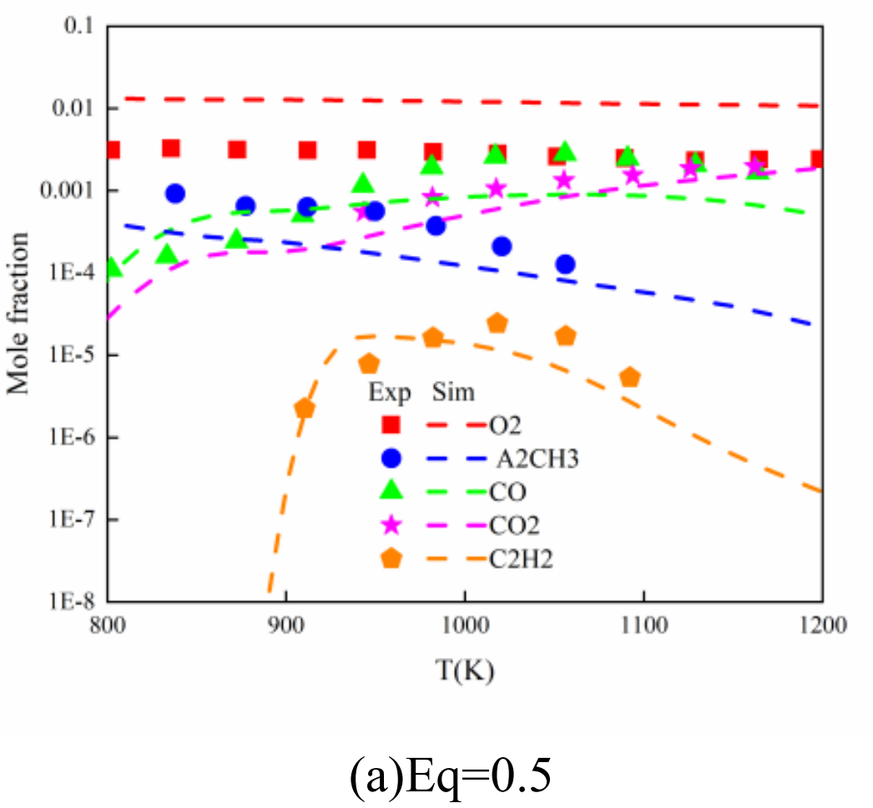
#> input picture test.png, 873 x 808 px, shrunk from 1046 x 969 before the run
$ python -i axis_detection.py   (imports and definitions only)
#> lines starting #> are read from the running program, lines starting #| are printed output that depends on the picture
#> further down, picture is the input picture: shape (808, 873, 3); mean B, G, R 244.5, 244.3, 246.3
from __future__ import annotations

import math
from collections.abc import Iterable
from dataclasses import dataclass

import cv2
import numpy as np


@dataclass(frozen=True)
class LineSegment:
    """One detected line segment in image coordinates."""

    x1: int
    y1: int
    x2: int
    y2: int
    score: float = 0.0

    @property
    def length(self) -> float:
        return math.hypot(self.x2 - self.x1, self.y2 - self.y1)

    @property
    def midpoint(self) -> tuple[float, float]:
        return ((self.x1 + self.x2) / 2.0, (self.y1 + self.y2) / 2.0)

    @property
    def x_min(self) -> int:
        return min(self.x1, self.x2)

    @property
    def x_max(self) -> int:
        return max(self.x1, self.x2)

    @property
    def y_min(self) -> int:
        return min(self.y1, self.y2)

    @property
    def y_max(self) -> int:
        return max(self.y1, self.y2)

    def as_points(self) -> tuple[tuple[int, int], tuple[int, int]]:
        return (self.x1, self.y1), (self.x2, self.y2)

    def x_calibration_points(self) -> tuple[tuple[float, float], tuple[float, float]]:
        """Return left-to-right calibration points for a horizontal axis."""

        y = (self.y1 + self.y2) / 2.0
        return (float(self.x_min), y), (float(self.x_max), y)

    def y_calibration_points(self) -> tuple[tuple[float, float], tuple[float, float]]:
        """Return bottom-to-top calibration points for a vertical axis."""

        x = (self.x1 + self.x2) / 2.0
        return (x, float(self.y_max)), (x, float(self.y_min))


@dataclass(frozen=True)
class AxisDetectionResult:
    """Detected x/y axis pair and confidence score."""

    x_axis: LineSegment | None
    y_axis: LineSegment | None
    confidence: float
    horizontal_candidates: tuple[LineSegment, ...] = ()
    vertical_candidates: tuple[LineSegment, ...] = ()

    @property
    def is_complete(self) -> bool:
        return self.x_axis is not None and self.y_axis is not None


def detect_axes(
    image: np.ndarray,
    *,
    canny_low: int = 50,
    canny_high: int = 150,
    hough_threshold: int = 60,
    max_angle_deviation_deg: float = 4.0,
) -> AxisDetectionResult:
    """Detect likely x/y axes from a plot image.

    The detector is deliberately conservative. It tries to find long horizontal
    and vertical line segments, then scores pairs that intersect near the lower
    left of the image. It is meant to suggest calibration points to the user,
    not to silently decide the truth on behalf of science. We have spreadsheets
    for that kind of quiet sabotage.
    """
#> called with canny_low = 50, canny_high = 150, hough_threshold = 60, max_angle_deviation_deg = 4

    if image.size == 0:
        return AxisDetectionResult(None, None, 0.0)

    gray = _to_gray(image)
#> in _to_gray, `return cv2.cvtColor(image, cv2.COLOR_BGR2GRAY)`:
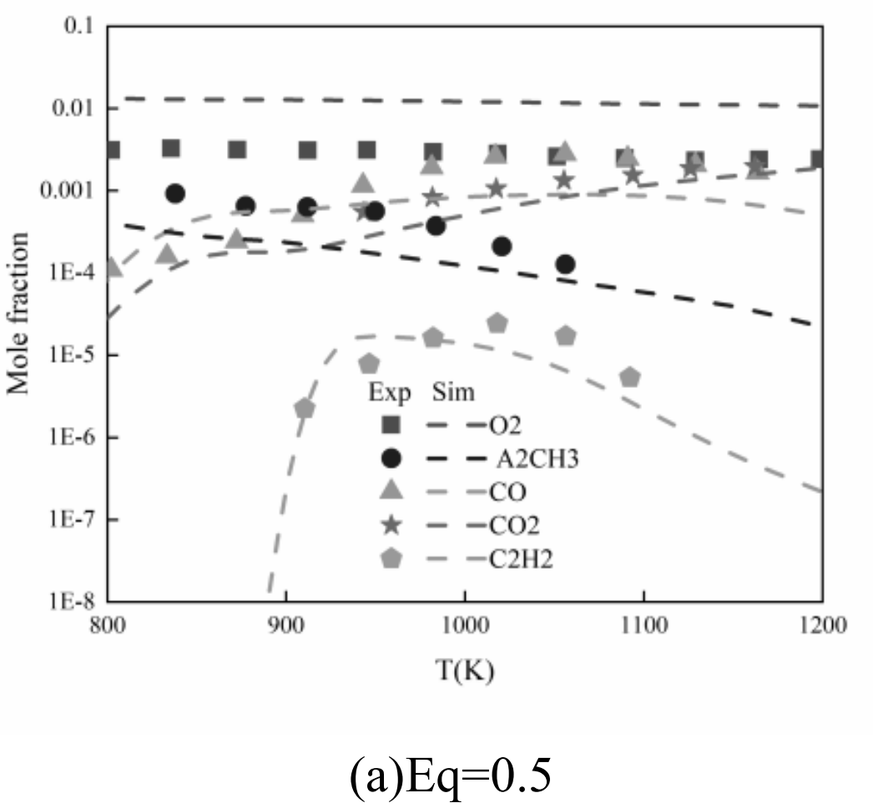
#> returned value: shape (808, 873); min 0, max 255, mean 244.9
    height, width = gray.shape[:2]
#> height = 808; width = 873
    min_len = max(30, int(min(width, height) * 0.18))
#> min_len = 145

    blurred = cv2.GaussianBlur(gray, (3, 3), 0)
    edges = cv2.Canny(blurred, canny_low, canny_high)
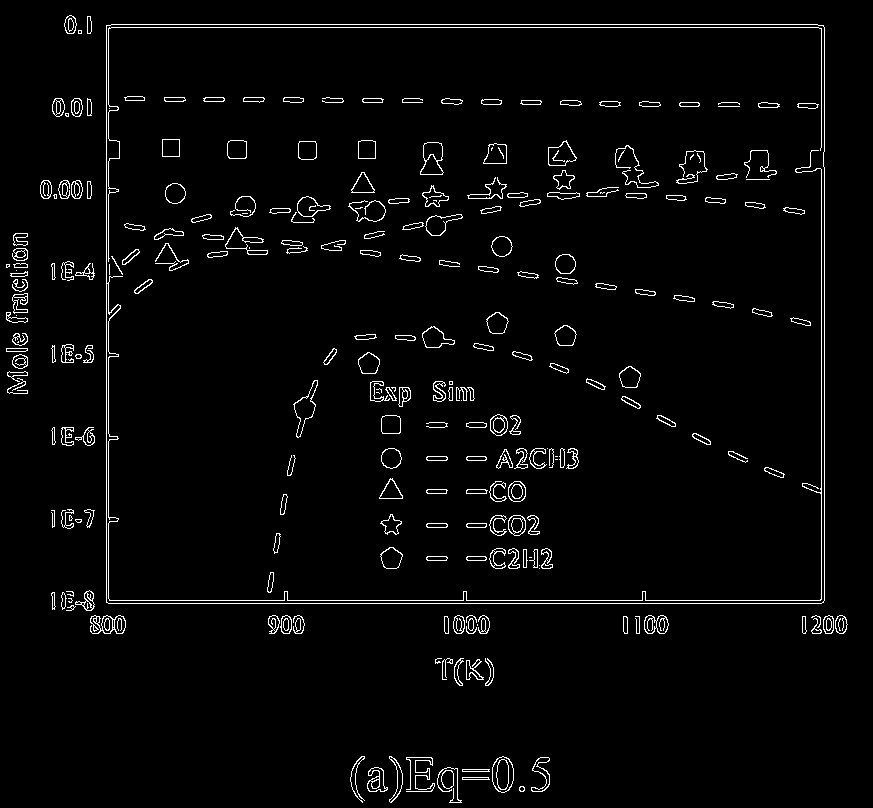
#> edges: shape (808, 873); 2.9% white in thin lines or dots

    lines = cv2.HoughLinesP(
        edges,
        rho=1,
        theta=np.pi / 180,
        threshold=hough_threshold,
        minLineLength=min_len,
        maxLineGap=max(8, int(min(width, height) * 0.02)),
    )
#> lines = [[65, 27, 824, 27], [52, 600, 824, 600], [111, 24, 817, 24], [52, 603, 821, 603], [106, 633, 106, 25], [108, 598, 108, 282], [824, 599, 824, 28], [821, 599, 821, 169], [27, 393, 27, 233], [351, 773, 508, 770]]

    if lines is None:
        return AxisDetectionResult(None, None, 0.0)

    horizontal: list[LineSegment] = []
    vertical: list[LineSegment] = []

    for raw in lines[:, 0, :]:
        x1, y1, x2, y2 = (int(v) for v in raw)
        segment = LineSegment(x1, y1, x2, y2)
        if segment.length < min_len:
            continue
        angle = abs(math.degrees(math.atan2(y2 - y1, x2 - x1)))
        angle = min(angle, 180.0 - angle)
        if angle <= max_angle_deviation_deg:
            horizontal.append(segment)
        elif abs(angle - 90.0) <= max_angle_deviation_deg:
            vertical.append(segment)
#> this loop made 10 passes
#> (x1, y1, x2, y2, angle) on passes 1 to 10: (65, 27, 824, 27, 0), (52, 600, 824, 600, 0), (111, 24, 817, 24, 0), (52, 603, 821, 603, 0), (106, 633, 106, 25, 90), (108, 598, 108, 282, 90), (824, 599, 824, 28, 90), (821, 599, 821, 169, 90), (27, 393, 27, 233, 90), (351, 773, 508, 770, 1.09)
#> after the loop, horizontal = 5 items; vertical = 5 items

    horizontal = _merge_horizontal_segments(horizontal, width, height)
    vertical = _merge_vertical_segments(vertical, width, height)

    if not horizontal or not vertical:
        return AxisDetectionResult(
            None,
            None,
            0.0,
            tuple(_rank_horizontal(horizontal, width, height)),
            tuple(_rank_vertical(vertical, width, height)),
        )

    best_pair: tuple[LineSegment, LineSegment] | None = None
    best_score = -math.inf

    for h_seg in _rank_horizontal(horizontal, width, height)[:12]:
        for v_seg in _rank_vertical(vertical, width, height)[:12]:
            score = _score_axis_pair(h_seg, v_seg, width, height)
            if score > best_score:
                best_score = score
                best_pair = (h_seg, v_seg)

    if best_pair is None:
        return AxisDetectionResult(None, None, 0.0)

    x_axis, y_axis = best_pair
    confidence = max(0.0, min(1.0, best_score / 6.0))
    return AxisDetectionResult(
        x_axis=x_axis,
        y_axis=y_axis,
        confidence=confidence,
        horizontal_candidates=tuple(_rank_horizontal(horizontal, width, height)[:8]),
        vertical_candidates=tuple(_rank_vertical(vertical, width, height)[:8]),
    )


def _to_gray(image: np.ndarray) -> np.ndarray:
    if image.ndim == 2:
        return image
    if image.ndim == 3 and image.shape[2] == 3:
        return cv2.cvtColor(image, cv2.COLOR_BGR2GRAY)
    if image.ndim == 3 and image.shape[2] == 4:
        return cv2.cvtColor(image, cv2.COLOR_BGRA2GRAY)
    raise ValueError(f"Unsupported image shape: {image.shape}")


def _merge_horizontal_segments(
    segments: Iterable[LineSegment],
    width: int,
    height: int,
) -> list[LineSegment]:
#> called with width = 873, height = 808
    del height
    buckets: dict[int, list[LineSegment]] = {}
    for seg in segments:
        y = int(round((seg.y1 + seg.y2) / 2.0))
        key = round(y / 4)
        buckets.setdefault(key, []).append(seg)
#> this loop made 5 passes
#> (y, key) on passes 1 to 5: (27, 7), (600, 150), (24, 6), (603, 151), (772, 193)
#> after the loop, buckets = 5 items

    merged: list[LineSegment] = []
    gap_threshold = max(15, int(width * 0.03))
#> gap_threshold = 26

    for group in buckets.values():
        sorted_group = sorted(group, key=lambda seg: seg.x_min)
        current_group: list[LineSegment] = []
        for seg in sorted_group:
            if not current_group:
                current_group = [seg]
                continue
            current_x_max = max(item.x_max for item in current_group)
            if seg.x_min - current_x_max <= gap_threshold:
                current_group.append(seg)
            else:
                merged.append(_collapse_horizontal_group(current_group))
                current_group = [seg]
        if current_group:
            merged.append(_collapse_horizontal_group(current_group))
#> this loop made 5 passes
#> after the loop, merged = 5 items

    return merged


def _merge_vertical_segments(
    segments: Iterable[LineSegment],
    width: int,
    height: int,
) -> list[LineSegment]:
#> called with width = 873, height = 808
    del width
    buckets: dict[int, list[LineSegment]] = {}
    for seg in segments:
        x = int(round((seg.x1 + seg.x2) / 2.0))
        key = round(x / 4)
        buckets.setdefault(key, []).append(seg)
#> this loop made 5 passes
#> (x, key) on passes 1 to 5: (106, 26), (108, 27), (824, 206), (821, 205), (27, 7)
#> after the loop, buckets = 5 items

    merged: list[LineSegment] = []
    gap_threshold = max(15, int(height * 0.03))
#> gap_threshold = 24

    for group in buckets.values():
        sorted_group = sorted(group, key=lambda seg: seg.y_min)
        current_group: list[LineSegment] = []
        for seg in sorted_group:
            if not current_group:
                current_group = [seg]
                continue
            current_y_max = max(item.y_max for item in current_group)
            if seg.y_min - current_y_max <= gap_threshold:
                current_group.append(seg)
            else:
                merged.append(_collapse_vertical_group(current_group))
                current_group = [seg]
        if current_group:
            merged.append(_collapse_vertical_group(current_group))
#> this loop made 5 passes
#> after the loop, merged = 5 items

    return merged


def _collapse_horizontal_group(group: list[LineSegment]) -> LineSegment:
    y = int(round(sum((seg.y1 + seg.y2) / 2.0 for seg in group) / len(group)))
    return LineSegment(
        x1=min(seg.x_min for seg in group),
        y1=y,
        x2=max(seg.x_max for seg in group),
        y2=y,
    )


def _collapse_vertical_group(group: list[LineSegment]) -> LineSegment:
    x = int(round(sum((seg.x1 + seg.x2) / 2.0 for seg in group) / len(group)))
    return LineSegment(
        x1=x,
        y1=min(seg.y_min for seg in group),
        x2=x,
        y2=max(seg.y_max for seg in group),
    )


def _rank_horizontal(segments: list[LineSegment], width: int, height: int) -> list[LineSegment]:
    ranked: list[LineSegment] = []
    for seg in segments:
        _, y = seg.midpoint
        length_score = seg.length / max(1, width)
        bottom_score = y / max(1, height)
        margin_penalty = 0.25 if y < height * 0.08 or y > height * 0.98 else 0.0
        score = 2.0 * length_score + 1.3 * bottom_score - margin_penalty
        ranked.append(LineSegment(seg.x1, seg.y1, seg.x2, seg.y2, score))
    return sorted(ranked, key=lambda item: item.score, reverse=True)


def _rank_vertical(segments: list[LineSegment], width: int, height: int) -> list[LineSegment]:
    ranked: list[LineSegment] = []
    for seg in segments:
        x, _ = seg.midpoint
        length_score = seg.length / max(1, height)
        left_score = 1.0 - x / max(1, width)
        margin_penalty = 0.25 if x < width * 0.02 or x > width * 0.92 else 0.0
        score = 2.0 * length_score + 1.3 * left_score - margin_penalty
        ranked.append(LineSegment(seg.x1, seg.y1, seg.x2, seg.y2, score))
    return sorted(ranked, key=lambda item: item.score, reverse=True)


def _score_axis_pair(horizontal: LineSegment, vertical: LineSegment, width: int, height: int) -> float:
    h_y = (horizontal.y1 + horizontal.y2) / 2.0
    v_x = (vertical.x1 + vertical.x2) / 2.0

    horizontal_contains_intersection = horizontal.x_min - 8 <= v_x <= horizontal.x_max + 8
    vertical_contains_intersection = vertical.y_min - 8 <= h_y <= vertical.y_max + 8

    intersection_score = 1.5 if horizontal_contains_intersection and vertical_contains_intersection else -1.0
    lower_left_score = int(v_x <= width * 0.45) + int(h_y >= height * 0.45)
    span_score = min(horizontal.length / max(1, width), 1.0) + min(vertical.length / max(1, height), 1.0)

    # A useful x-axis should mostly extend to the right of the y-axis, and a
    # useful y-axis should mostly extend above the x-axis. This avoids choosing
    # random grid or legend frame lines when several long lines are present.
    extension_score = 0.0
    if horizontal.x_max - v_x > width * 0.30:
        extension_score += 0.6
    if h_y - vertical.y_min > height * 0.30:
        extension_score += 0.6

    return horizontal.score + vertical.score + intersection_score + lower_left_score + span_score + extension_score

>>> import cv2
>>> picture = cv2.imread('../../test.png')
>>> result = detect_axes(picture)
#> the loop in detect_axes, `for h_seg in _rank_horizontal(horizontal, width, height)[:12]:` made 5 passes
#> after the loop in detect_axes, `for h_seg in _rank_horizontal(horizontal, width, height)[:12]:`: best_score = 11.72
#> in detect_axes, `confidence = max(0.0, min(1.0, best_score / 6.0))`: confidence = 1
#> the loop in _rank_horizontal (call 2), `for seg in segments:` made 5 passes
#> (y, length_score, bottom_score, margin_penalty, score) on passes 1 to 5: (27, 0.869, 0.0334, 0.25, 1.53), (600, 0.884, 0.743, 0, 2.73), (24, 0.809, 0.0297, 0.25, 1.41), (603, 0.881, 0.746, 0, 2.73), (772, 0.18, 0.955, 0, 1.6)
